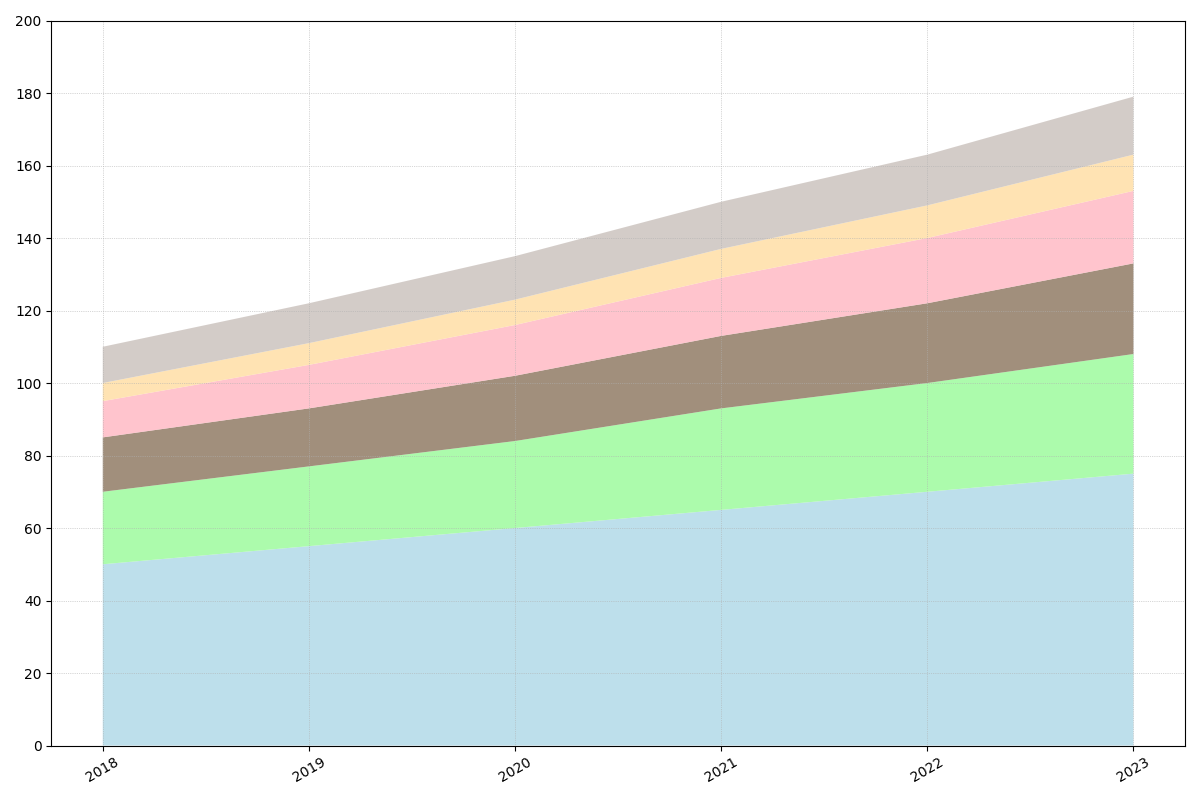

The script that drew this image:
import matplotlib.pyplot as plt
import numpy as np

# Updated years to include an additional year
years = np.arange(2018, 2024)

# Original data
water = np.array([50, 55, 60, 65, 70, 75])
coffee = np.array([20, 22, 24, 28, 30, 33])
tea = np.array([15, 16, 18, 20, 22, 25])
soda = np.array([10, 12, 14, 16, 18, 20])

# Additional made-up data series
juice = np.array([5, 6, 7, 8, 9, 10])
milk = np.array([10, 11, 12, 13, 14, 16])

# Updated data to include the additional series
data = np.vstack([water, coffee, tea, soda, juice, milk])

# Updated color list to accommodate new groups
colors = ['#add8e6', '#98fb98', '#8a735b', '#ffb6c1', '#ffdda0', '#c9c0bb']

fig, ax = plt.subplots(figsize=(12, 8))

# Updated plotting with new data series
ax.stackplot(years, data, colors=colors, alpha=0.8, linestyle='-', linewidth=2)

ax.set_xticks(years)
ax.set_yticks(np.arange(0, 201, 20))
ax.set_ylim(0, 200)  # Updated Y-axis limit to account for the new data

ax.grid(axis='both', linestyle=':', linewidth=0.5)
plt.xticks(rotation=30)
plt.tight_layout()
plt.show()
